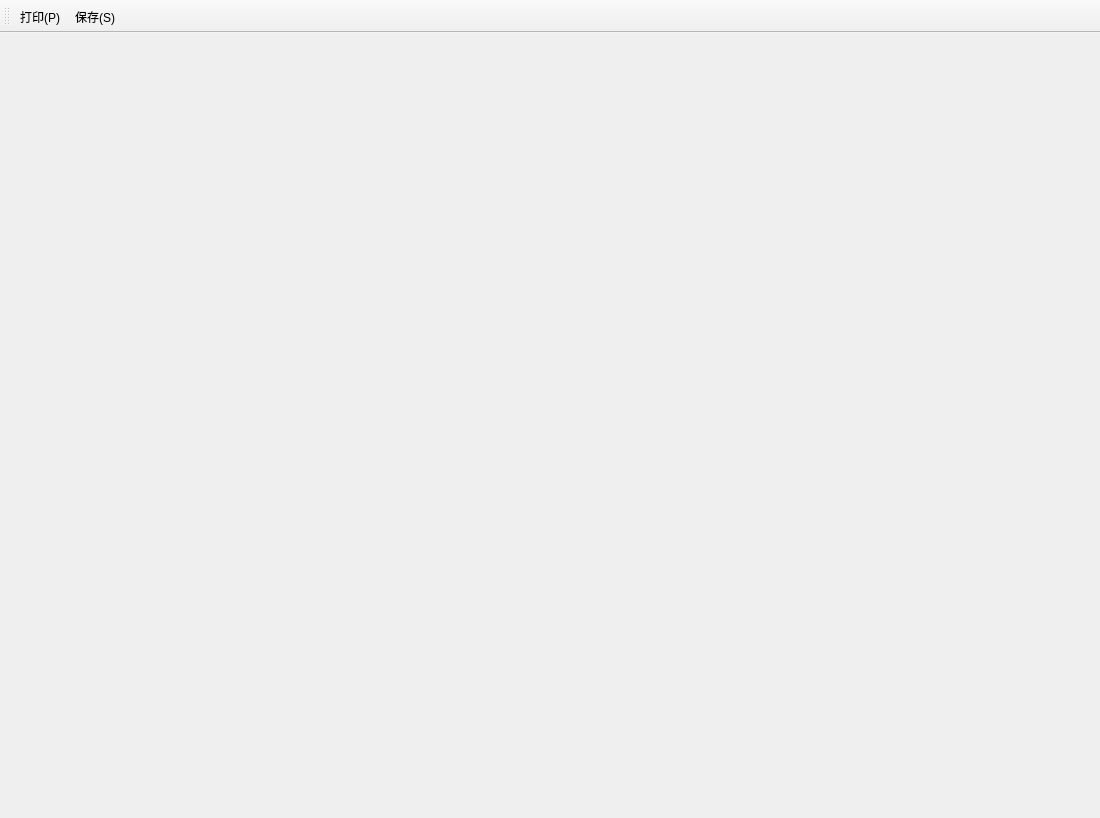
<?xml version="1.0" encoding="UTF-8"?>
<ui version="4.0">
 <class>MainWindow</class>
 <widget class="QMainWindow" name="MainWindow">
  <property name="enabled">
   <bool>true</bool>
  </property>
  <property name="geometry">
   <rect>
    <x>0</x>
    <y>0</y>
    <width>1100</width>
    <height>818</height>
   </rect>
  </property>
  <property name="windowTitle">
   <string>打印预览</string>
  </property>
  <property name="animated">
   <bool>false</bool>
  </property>
  <widget class="QWidget" name="centralWidget">
   <property name="enabled">
    <bool>false</bool>
   </property>
  </widget>
  <widget class="QToolBar" name="toolBar_url">
   <property name="enabled">
    <bool>true</bool>
   </property>
   <property name="windowTitle">
    <string>toolBar</string>
   </property>
   <property name="movable">
    <bool>true</bool>
   </property>
   <property name="floatable">
    <bool>true</bool>
   </property>
   <attribute name="toolBarArea">
    <enum>TopToolBarArea</enum>
   </attribute>
   <attribute name="toolBarBreak">
    <bool>false</bool>
   </attribute>
   <addaction name="action_printer"/>
   <addaction name="action_save"/>
  </widget>
  <action name="action_New">
   <property name="text">
    <string>新建页面(&amp;N)</string>
   </property>
   <property name="statusTip">
    <string>新建浏览页面</string>
   </property>
   <property name="shortcut">
    <string>Ctrl+N</string>
   </property>
  </action>
  <action name="action_Quit">
   <property name="text">
    <string>退出浏览器(&amp;Q)</string>
   </property>
   <property name="statusTip">
    <string>退出浏览器</string>
   </property>
   <property name="shortcut">
    <string>Ctrl+Q</string>
   </property>
  </action>
  <action name="action_CW">
   <property name="text">
    <string>关闭当前页面(&amp;W)</string>
   </property>
   <property name="statusTip">
    <string>关闭当前页面</string>
   </property>
   <property name="shortcut">
    <string>Ctrl+W</string>
   </property>
  </action>
  <action name="action_H">
   <property name="text">
    <string>浏览记录(&amp;H)</string>
   </property>
   <property name="statusTip">
    <string>调出浏览记录</string>
   </property>
   <property name="shortcut">
    <string>Ctrl+H</string>
   </property>
  </action>
  <action name="action_save">
   <property name="enabled">
    <bool>true</bool>
   </property>
   <property name="text">
    <string>保存(&amp;S)</string>
   </property>
   <property name="statusTip">
    <string>页面保存</string>
   </property>
   <property name="shortcut">
    <string>Ctrl+S</string>
   </property>
  </action>
  <action name="action_printer">
   <property name="enabled">
    <bool>true</bool>
   </property>
   <property name="text">
    <string>打印(&amp;P)</string>
   </property>
   <property name="statusTip">
    <string>页面打印</string>
   </property>
   <property name="shortcut">
    <string>Ctrl+P</string>
   </property>
  </action>
  <action name="action_R">
   <property name="icon">
    <iconset>
     <normaloff>:/image/res/reload.ico</normaloff>:/image/res/reload.ico</iconset>
   </property>
   <property name="text">
    <string>刷新(&amp;R)</string>
   </property>
   <property name="statusTip">
    <string>刷新页面</string>
   </property>
   <property name="shortcut">
    <string>Ctrl+R</string>
   </property>
  </action>
  <action name="action_C">
   <property name="text">
    <string>复制(&amp;C)</string>
   </property>
   <property name="statusTip">
    <string>复制</string>
   </property>
   <property name="shortcut">
    <string>Ctrl+C</string>
   </property>
  </action>
  <action name="action_X">
   <property name="text">
    <string>剪贴(&amp;X)</string>
   </property>
   <property name="statusTip">
    <string>剪贴</string>
   </property>
   <property name="shortcut">
    <string>Ctrl+X</string>
   </property>
  </action>
  <action name="action_P">
   <property name="text">
    <string>粘贴(&amp;V)</string>
   </property>
   <property name="statusTip">
    <string>粘贴</string>
   </property>
   <property name="shortcut">
    <string>Ctrl+V</string>
   </property>
  </action>
  <action name="action_Z">
   <property name="text">
    <string>撤销(&amp;Z)</string>
   </property>
   <property name="statusTip">
    <string>撤销</string>
   </property>
   <property name="shortcut">
    <string>Ctrl+Z</string>
   </property>
  </action>
  <action name="action_Y">
   <property name="text">
    <string>重做(&amp;Y)</string>
   </property>
   <property name="statusTip">
    <string>重做</string>
   </property>
   <property name="shortcut">
    <string>Ctrl+Y</string>
   </property>
  </action>
  <action name="action_A">
   <property name="text">
    <string>全选(&amp;A)</string>
   </property>
   <property name="statusTip">
    <string>全选</string>
   </property>
   <property name="shortcut">
    <string>Ctrl+A</string>
   </property>
  </action>
  <action name="action_Find">
   <property name="text">
    <string>查找(&amp;F)</string>
   </property>
   <property name="statusTip">
    <string>查找内容</string>
   </property>
   <property name="shortcut">
    <string>Ctrl+F</string>
   </property>
  </action>
  <action name="action_sc">
   <property name="text">
    <string>添加收藏</string>
   </property>
   <property name="statusTip">
    <string>将网址收藏</string>
   </property>
  </action>
  <action name="action_sc2bar">
   <property name="text">
    <string>添加收藏到工具栏</string>
   </property>
   <property name="statusTip">
    <string>将网址收藏到工具栏</string>
   </property>
  </action>
  <action name="action_showsc">
   <property name="checkable">
    <bool>true</bool>
   </property>
   <property name="checked">
    <bool>true</bool>
   </property>
   <property name="text">
    <string>显示收藏</string>
   </property>
   <property name="statusTip">
    <string>显示收藏</string>
   </property>
  </action>
  <action name="action_I">
   <property name="text">
    <string>放大(&amp;I)</string>
   </property>
   <property name="statusTip">
    <string>放大</string>
   </property>
   <property name="shortcut">
    <string>Ctrl++</string>
   </property>
  </action>
  <action name="action_O">
   <property name="text">
    <string>缩小(&amp;O)</string>
   </property>
   <property name="statusTip">
    <string>缩小</string>
   </property>
   <property name="shortcut">
    <string>Ctrl+-</string>
   </property>
  </action>
  <action name="action_Reset">
   <property name="text">
    <string>恢复(&amp;R)</string>
   </property>
   <property name="statusTip">
    <string>恢复</string>
   </property>
   <property name="shortcut">
    <string>Ctrl+0</string>
   </property>
  </action>
  <action name="action_Stop">
   <property name="icon">
    <iconset>
     <normaloff>:/image/res/stop.ico</normaloff>:/image/res/stop.ico</iconset>
   </property>
   <property name="text">
    <string>停止(&amp;S)</string>
   </property>
   <property name="statusTip">
    <string>停止载入</string>
   </property>
  </action>
  <action name="action_HOME">
   <property name="icon">
    <iconset>
     <normaloff>:/image/res/home.png</normaloff>:/image/res/home.png</iconset>
   </property>
   <property name="text">
    <string>主页(&amp;H)</string>
   </property>
   <property name="statusTip">
    <string>载入主页</string>
   </property>
  </action>
 </widget>
 <resources/>
 <connections/>
</ui>
